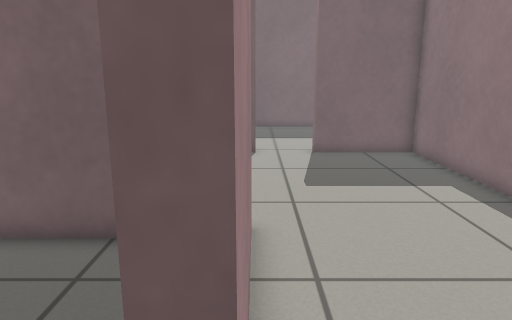
view 1 (above)

16 first-person views from a walk through a world built for the Gazebo simulator. The camera is 0.8 m above the floor, tilts 12° down and sees 70° across. The floor is counted in squares, 0.25 m on a side. Each view is taken from the middle of a square. On the plan, view 1 faces up. The plan holds only what a view shows up to about 20 squares ahead; the rest is blank.

view 2
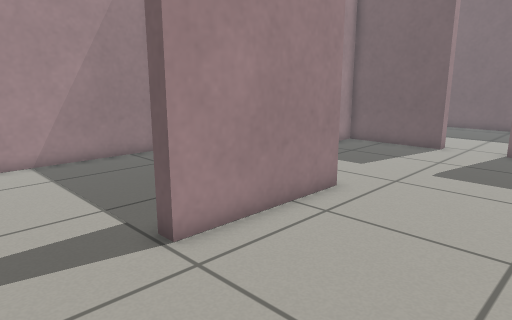

view 3
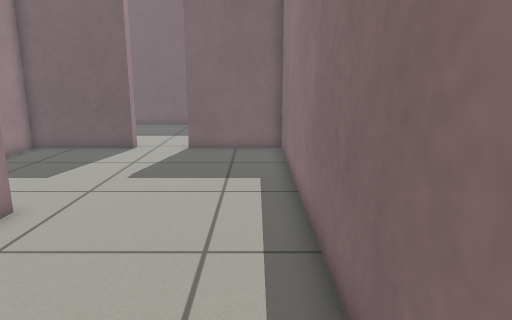

view 4
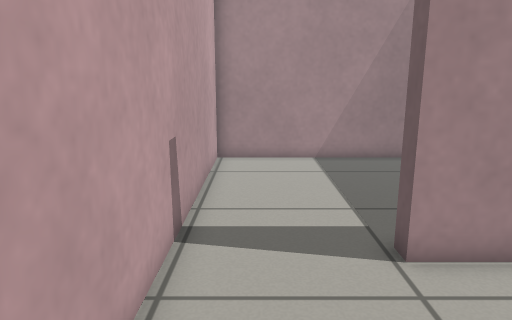

view 5
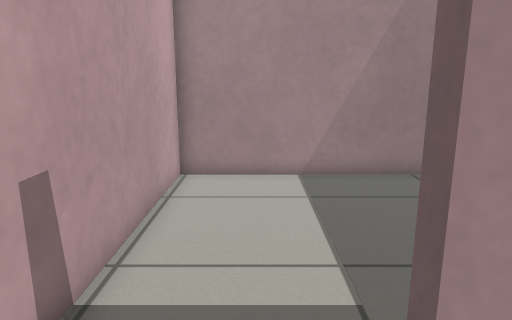

view 6
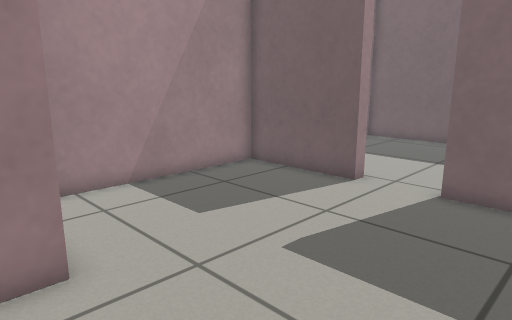

view 7
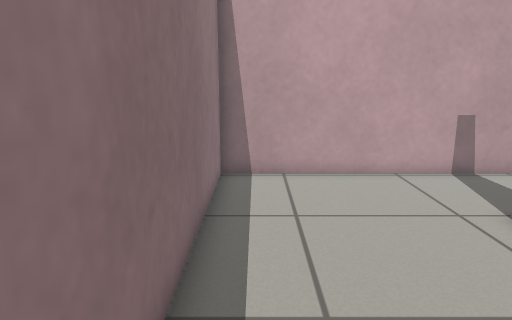

view 8
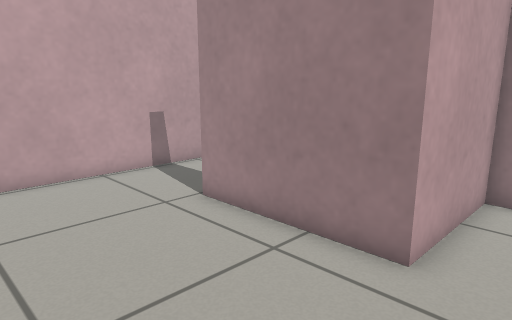

view 9
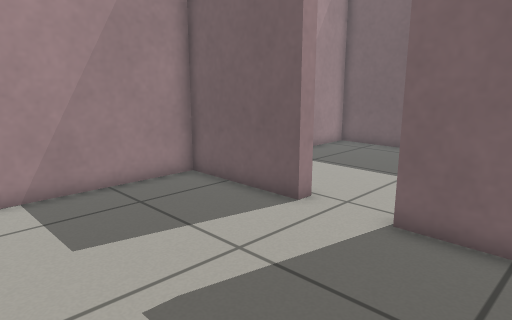

view 10
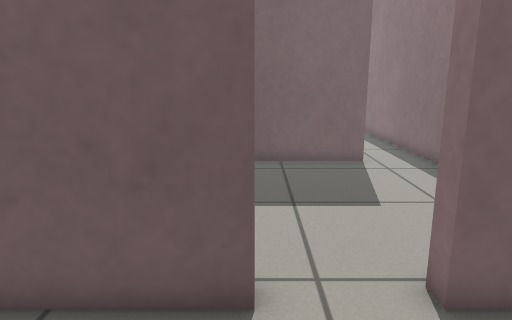

view 11
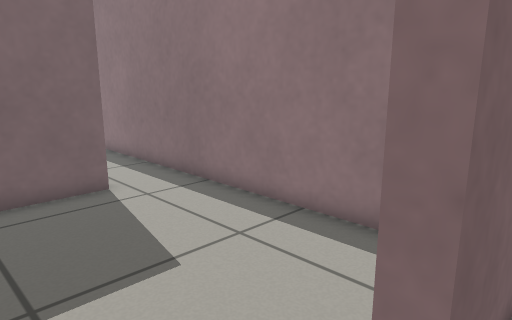

view 12
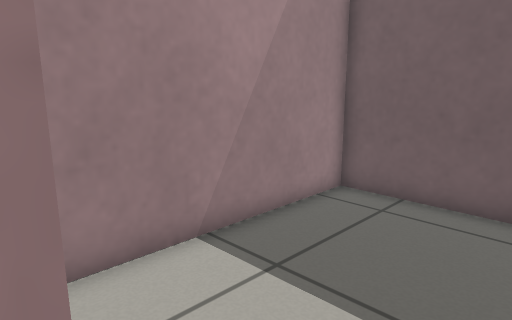

view 13
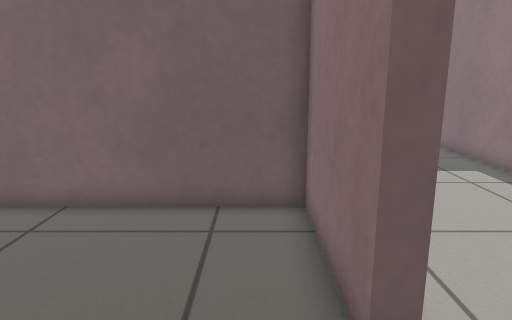

view 14
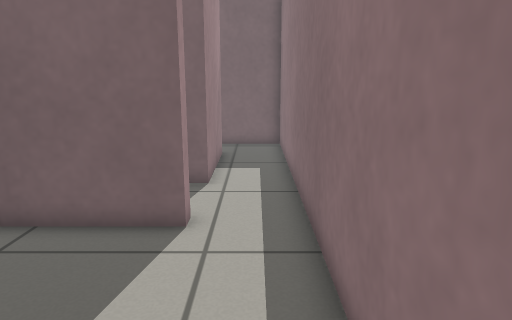

view 15
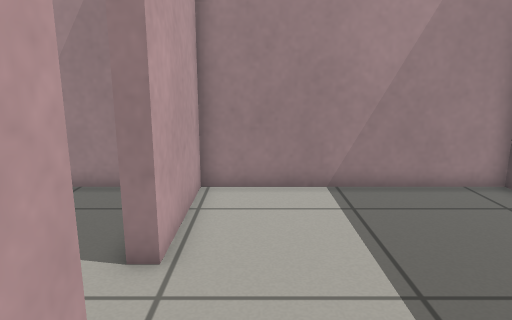

view 16
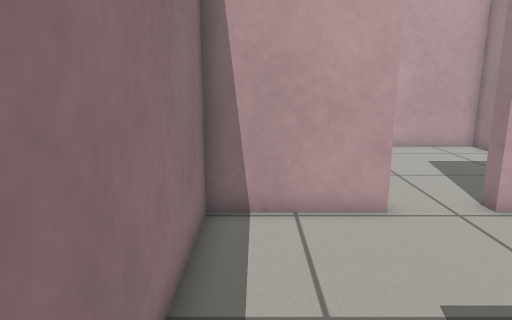

### Floor plan
Ten units are one square. View 1 is at (0, 0); x grows to the right and y downward. Boxes are objects, and circles mark ways between rooms. Rooms are numbered by the first view taken in them; rooms with no view inside come last. Other rooms are left out.
<svg viewBox="-100 -275 178 307">
<path fill="none" stroke="#000" d="M-1 -17 -7 -17 -7 -71 -87 -71M-95 -68 -95 27 4 27M-1 -173 -1 -167 -50 -167 -50 -77 -1 -77 -1 -17M4 27 73 27 73 -167 27 -167 27 -173M27 -173 73 -173 73 -265M45 -268 -50 -268 -50 -173 -1 -173"/>
<circle cx="-5" cy="5" r="3" fill="#2a7"/>
<circle cx="10" cy="-170" r="3" fill="#2a7"/>
<text x="-50" y="-20">1</text>
<text x="20" y="-90">2</text>
<text x="10" y="-220">3</text>
</svg>
Room 1 opens to room 2. Room 2 opens to room 3.

Where each view was taken, in squares from view 1:
view 1: 0 up, 0 right, facing up
view 2: 2 down, 6 right, facing up-left
view 3: 1 down, 6 right, facing up
view 4: 1 down, 6 right, facing left
view 5: 0 up, 3 right, facing left
view 6: 6 up, 6 right, facing up-left
view 7: 10 up, 6 right, facing down
view 8: 10 up, 6 right, facing down-left
view 9: 9 up, 6 right, facing up-left
view 10: 12 up, 0 right, facing up
view 11: 16 up, 0 right, facing up-right
view 12: 17 up, 1 right, facing up-left
view 13: 2 down, 2 left, facing up
view 14: 19 up, 6 right, facing up
view 15: 19 up, 6 right, facing left
view 16: 26 up, 6 right, facing down
